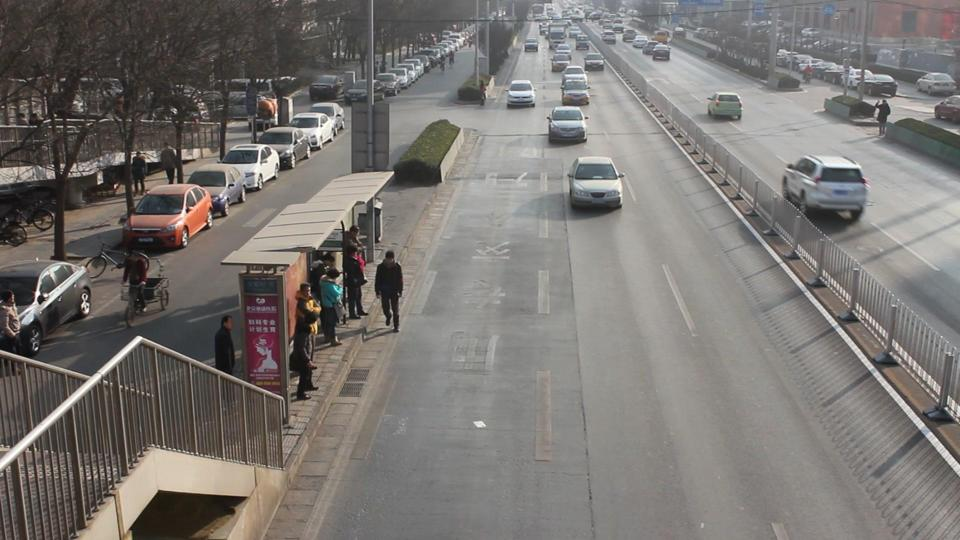
#> input picture images/day_1.jpg, 960 x 540 px, found by its file name
$ jupyter execute Converting_Images_to_Grayscale.ipynb   (shell and % lines are left out)
#> lines starting #> are read from the running program, lines starting #| are printed output that depends on the picture
<a href="https://colab.research.google.com/github/sydneyruoj/MeXE402_Finals_Abeleda_Dannielle_Louis_Ponsica_Sydney_Ruoj_I-/blob/main/Converting_Images_to_Grayscale.ipynb" target="_parent"></a>

[cell 1]
%cd OPenCV_Basics_Section_Abeleda-Dannielle-Louis_Ponsica-Sydney-Ruoj-I
from IPython.display import clear_output
clear_output()

# **Part 1: OpenCV Basics**

## **Lesson 1: Changing Image's Color Profiles**

[cell 2]
import cv2
from google.colab.patches import cv2_imshow

#colorful image - 3 channels
image = cv2.imread("/content/MeXE402_Finals_Abeleda_Dannielle_Louis_Ponsica_Sydney_Ruoj_I-/images/day_1.jpg")
#> image is the input picture: shape (540, 960, 3); mean B, G, R 114.4, 117.9, 121.7
print(image.shape)
#| (540, 960, 3)

#grayscale image
gray = cv2.cvtColor(image,cv2.COLOR_BGR2GRAY)
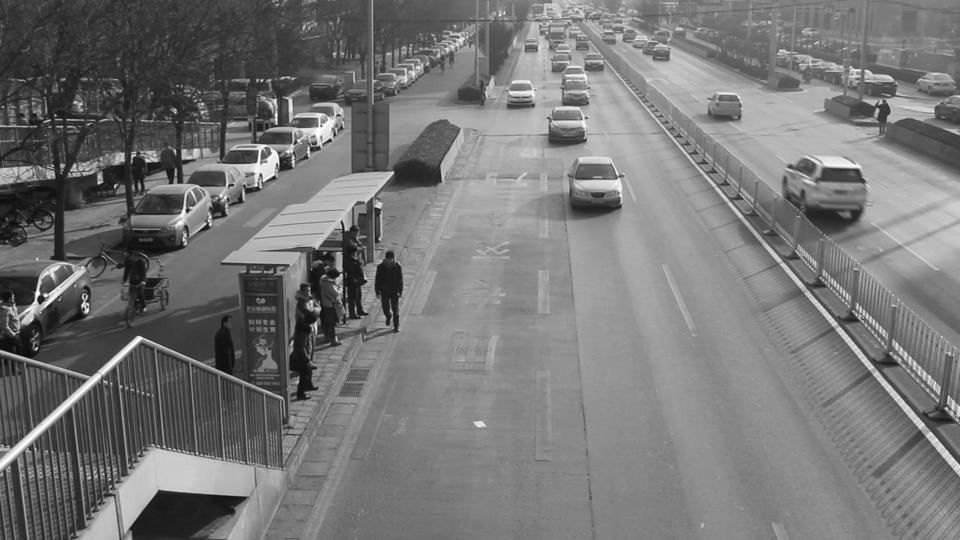
#> gray: shape (540, 960); min 1, max 255, mean 118.6
print(gray.shape)
#| (540, 960)

#HSV Image
#HSV = cv2.cvtColor(image,cv2.COLOR_BGR2HSV)
#print(HSV.shape)
cv2_imshow(gray)

[cell 3]
import cv2
from google.colab.patches import cv2_imshow

#colorful image - 3 channels
image = cv2.imread("/content/MeXE402_Finals_Abeleda_Dannielle_Louis_Ponsica_Sydney_Ruoj_I-/images/night_1.jpg")
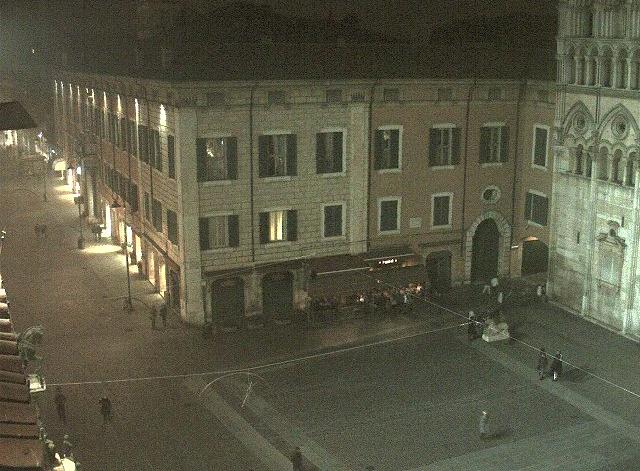
#> input picture images/night_1.jpg, 640 x 471 px, found by its file name
#> image is the input picture: shape (471, 640, 3); mean B, G, R 69.3, 89.2, 90.5
print(image.shape)
#| (471, 640, 3)

#grayscale image
gray = cv2.cvtColor(image,cv2.COLOR_BGR2GRAY)
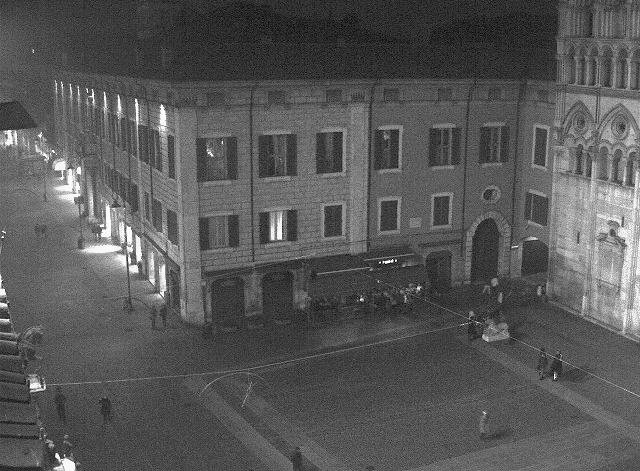
#> gray: shape (471, 640); min 1, max 254, mean 87.3
print(gray.shape)
#| (471, 640)

#HSV Image
#HSV = cv2.cvtColor(image,cv2.COLOR_BGR2HSV)
#print(HSV.shape)
cv2_imshow(gray)
